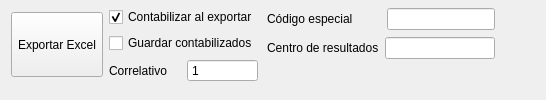
            <widget class="QWidget" name="tab_exportar_3">
             <attribute name="title">
              <string>Exportar Excel</string>
             </attribute>
             <layout class="QGridLayout" name="gridLayout_6">
              <property name="topMargin">
               <number>0</number>
              </property>
              <item row="0" column="10">
               <layout class="QVBoxLayout" name="verticalLayout_8">
                <item>
                 <layout class="QHBoxLayout" name="horizontalLayout_7">
                  <item>
                   <widget class="QLabel" name="label_8">
                    <property name="styleSheet">
                     <string notr="true">margin-right:25px;</string>
                    </property>
                    <property name="text">
                     <string>Código especial</string>
                    </property>
                    <property name="margin">
                     <number>0</number>
                    </property>
                   </widget>
                  </item>
                  <item>
                   <widget class="QLineEdit" name="codigoLineEdit"/>
                  </item>
                 </layout>
                </item>
                <item>
                 <layout class="QHBoxLayout" name="horizontalLayout_6">
                  <item>
                   <widget class="QLabel" name="label_7">
                    <property name="text">
                     <string>Centro de resultados</string>
                    </property>
                    <property name="indent">
                     <number>3</number>
                    </property>
                   </widget>
                  </item>
                  <item>
                   <widget class="QLineEdit" name="centroLineEdit"/>
                  </item>
                 </layout>
                </item>
                <item>
                 <spacer name="horizontalSpacer_5">
                  <property name="orientation">
                   <enum>Qt::Horizontal</enum>
                  </property>
                  <property name="sizeHint" stdset="0">
                   <size>
                    <width>40</width>
                    <height>20</height>
                   </size>
                  </property>
                 </spacer>
                </item>
               </layout>
              </item>
              <item row="0" column="1">
               <layout class="QVBoxLayout" name="verticalLayout_3">
                <item>
                 <widget class="QCheckBox" name="contabilizarCheckBox">
                  <property name="font">
                   <font>
                    <family>Segoe UI</family>
                   </font>
                  </property>
                  <property name="toolTip">
                   <string>Al realizar la exportación, todas las facturas exportadas se marcarán como &quot;contabilizadas&quot;</string>
                  </property>
                  <property name="text">
                   <string>Contabilizar al exportar</string>
                  </property>
                  <property name="checked">
                   <bool>true</bool>
                  </property>
                 </widget>
                </item>
                <item>
                 <widget class="QCheckBox" name="guardarCheckBox">
                  <property name="font">
                   <font>
                    <family>Segoe UI</family>
                   </font>
                  </property>
                  <property name="toolTip">
                   <string>Al realizar la exportación, se incluirán las facturas que han sido &quot;contabiliadas&quot;</string>
                  </property>
                  <property name="text">
                   <string>Guardar contabilizados</string>
                  </property>
                 </widget>
                </item>
                <item>
                 <layout class="QHBoxLayout" name="horizontalLayout_4">
                  <item>
                   <widget class="QLabel" name="label_6">
                    <property name="text">
                     <string>Correlativo</string>
                    </property>
                   </widget>
                  </item>
                  <item>
                   <widget class="QDoubleSpinBox" name="correlativoDoubleSpinBox">
                    <property name="buttonSymbols">
                     <enum>QAbstractSpinBox::NoButtons</enum>
                    </property>
                    <property name="decimals">
                     <number>0</number>
                    </property>
                    <property name="minimum">
                     <double>0.000000000000000</double>
                    </property>
                    <property name="maximum">
                     <double>1999999999.000000000000000</double>
                    </property>
                    <property name="singleStep">
                     <double>1.000000000000000</double>
                    </property>
                    <property name="value">
                     <double>1.000000000000000</double>
                    </property>
                   </widget>
                  </item>
                 </layout>
                </item>
               </layout>
              </item>
              <item row="0" column="0">
               <widget class="QToolButton" name="toolButtonExcel">
                <property name="minimumSize">
                 <size>
                  <width>0</width>
                  <height>65</height>
                 </size>
                </property>
                <property name="maximumSize">
                 <size>
                  <width>16777215</width>
                  <height>16777215</height>
                 </size>
                </property>
                <property name="font">
                 <font>
                  <family>Segoe UI</family>
                 </font>
                </property>
                <property name="text">
                 <string>Exportar Excel</string>
                </property>
                <property name="icon">
                 <iconset resource="images/images.qrc">
                  <normaloff>:/newPrefix/excel.png</normaloff>:/newPrefix/excel.png</iconset>
                </property>
                <property name="iconSize">
                 <size>
                  <width>100</width>
                  <height>35</height>
                 </size>
                </property>
                <property name="toolButtonStyle">
                 <enum>Qt::ToolButtonTextUnderIcon</enum>
                </property>
               </widget>
              </item>
              <item row="0" column="12">
               <spacer name="horizontalSpacer_3">
                <property name="orientation">
                 <enum>Qt::Horizontal</enum>
                </property>
                <property name="sizeHint" stdset="0">
                 <size>
                  <width>40</width>
                  <height>20</height>
                 </size>
                </property>
               </spacer>
              </item>
             </layout>
            </widget>
